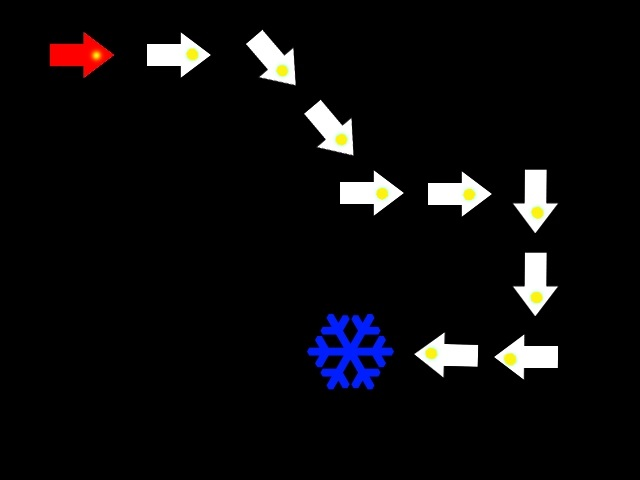
%> input picture Treasure_easy.jpg, 640 x 480 px
$ octave lab5_easy.m   (GNU Octave 9; MATLAB toolbox functions it lacks are replaced by stand-ins)
%> lines starting %> are read from the running program, lines starting %| are printed output that depends on the picture; in (x1, y1, x2, y2) boxes, pixels count from 0 and x2, y2 are one past the last pixel; in counts of white or black regions, pixels touching at a corner belong together; the program's own positions count from 1
### arrow_finder.m
function [arrow_ind,trea_ind]= arrow_finder(props)
%search and find all the objects that meet the condition
n_objects=numel(props);
arrow_ind=[];
trea_ind=[]
hold on;
for object_id = 1 : n_objects
    if  props(object_id).Area > 90 && props(object_id).Area < 2000
    arrow_ind=[arrow_ind; object_id];
    rectangle('Position', props(object_id).BoundingBox, 'EdgeColor', 'b');
    end
    if props(object_id).Area > 2000
    trea_ind=[trea_ind; object_id];
    end
end
hold off;
end

### lab5_easy.m
close all;
clear all;

%% Reading image
im = imread('Treasure_easy.jpg'); % Edit mode
%> im is the input picture: size 480x640x3 uint8; mean R, G, B 11.8, 10.9, 12.4
imshow(im);
pause;

%% Binarisation
bin_threshold = 0.09; % parameter to vary
bin_im = im2bw(im, bin_threshold);
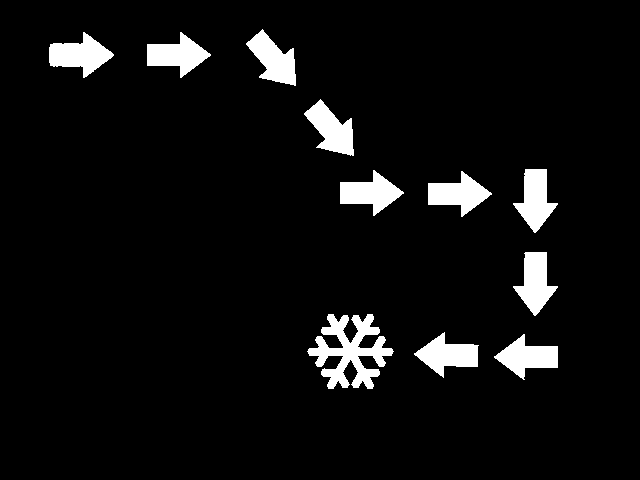
%> bin_im: size 480x640 logical; 5.9% white; 11 white regions
imshow(bin_im);
pause;

%% Extracting connected components
con_com = bwlabel(bin_im);
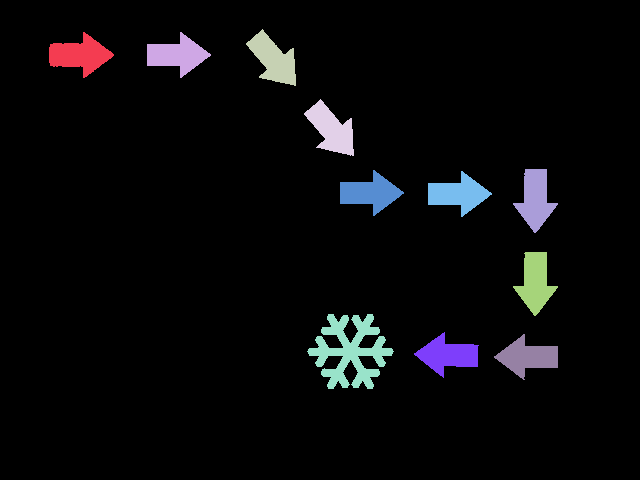
%> con_com: size 480x640 double; 12 distinct labels, from 0 to 11; one colour per label, 0 black
imshow(label2rgb(con_com));
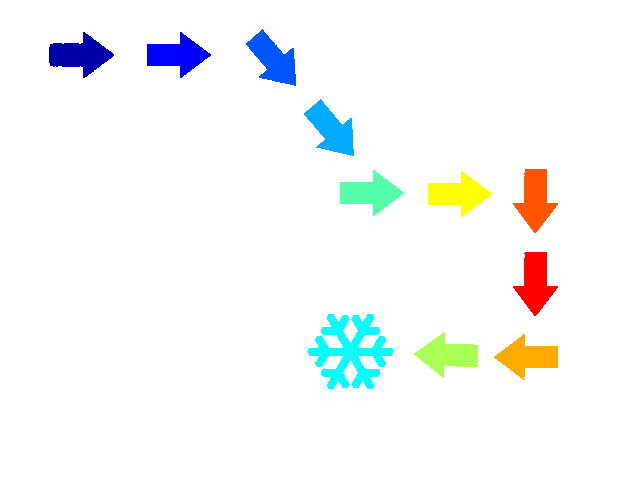
%> displayed picture: size 480x640x3, on the screen's scale of 0 to 255; mean R, G, B 246.2, 248.7, 248.4
pause;

%% Computing objects properties
props = regionprops(con_com);
%> props = 11 regions; largest, box (x1, y1, x2, y2), Area and Centroid: (307, 314, 394, 389) 3048 [351 352.1], (49, 32, 114, 78) 1567 [80.4 55.5], (513, 169, 558, 233) 1506 [536 199.8], (513, 252, 558, 316) 1505 [536 282.8], (246, 29, 296, 86) 1497 [274.2 60.2]

%% Drawing bounding boxes
n_objects = numel(props);
%> n_objects = 11
imshow(im);
hold on;
for object_id = 1 : n_objects
    rectangle('Position', props(object_id).BoundingBox, 'EdgeColor', 'b');
end
%> this loop made 11 passes
hold off;
pause;

%% Arrow/non-arrow determination
% You should develop a function arrow_finder, which returns the IDs of the arror objects.
% IDs are from the connected component analysis order. You may use any parameters for your function.

arrow_ind = arrow_finder(props);
%> the loop in arrow_finder, `for object_id = 1 : n_objects` made 11 passes
%> arrow_ind on passes 1, 2, 3, 4, 6, 7, 8, 9, 10, 11: 1, [1; 2], [1; 2; 3], [1; 2; 3; 4], [1; 2; 3; 4; 6], [1; 2; 3; 4; 6; 7], [1; 2; 3; 4; 6; 7; 8], [1; 2; 3; 4; 6; 7; 8; 9], [1; 2; 3; 4; 6; 7; 8; 9; 10], [1; 2; 3; 4; 6; 7; 8; 9; 10; 11]
%> trea_ind on pass 5: 5
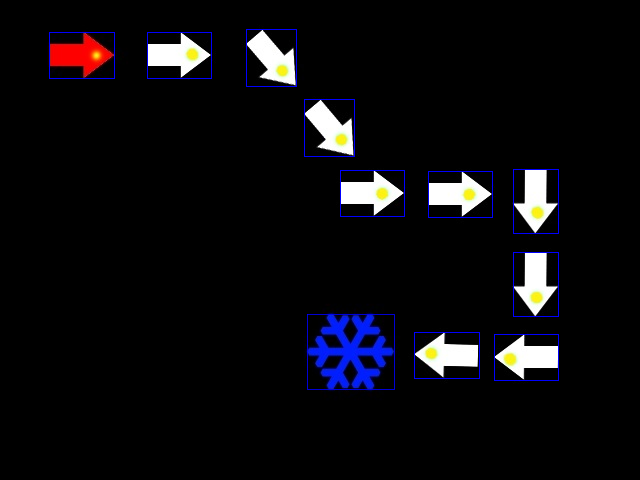
%> figure redrawn from the program's plot data
%> arrow_ind = [1; 2; 3; 4; 6; 7; 8; 9; 10; 11]

%% Finding red arrow
n_arrows = numel(arrow_ind);
%> n_arrows = 10
start_arrow_id = 0;
% check each arrow until find the red one
for arrow_num = 1 : n_arrows
    object_id = arrow_ind(arrow_num);    % determine the arrow id

    % extract colour of the centroid point of the current arrow
    centroid_colour = im(round(props(object_id).Centroid(2)), round(props(object_id).Centroid(1)), :);
    if centroid_colour(:, :, 1) > 240 && centroid_colour(:, :, 2) < 10 && centroid_colour(:, :, 3) < 10
	% the centroid point is red, memorise its id and break the loop
        start_arrow_id = object_id;
        break;
    end
end
%> this loop made 1 pass
%> (object_id, centroid_colour, start_arrow_id) on pass 1: (1, [254 0 0], 1)


%% Hunting
cur_object = start_arrow_id; % start from the red arrow
%> cur_object = 1
path = cur_object;
%> path = 1

% while the current object is an arrow, continue to search
i=0;
while ismember(cur_object, arrow_ind)
    % You should develop a function next_object_finder, which returns
    % the ID of the nearest object, which is pointed at by the current
    % arrow. You may use any other parameters for your function.
    i=i+1;
    %% Finding yellow pixels
    path(i) = cur_object;   %%next_easy function for easy test
%> (the run ends here)

$ run again, with Treasure_hard.jpg copied over Treasure_easy.jpg
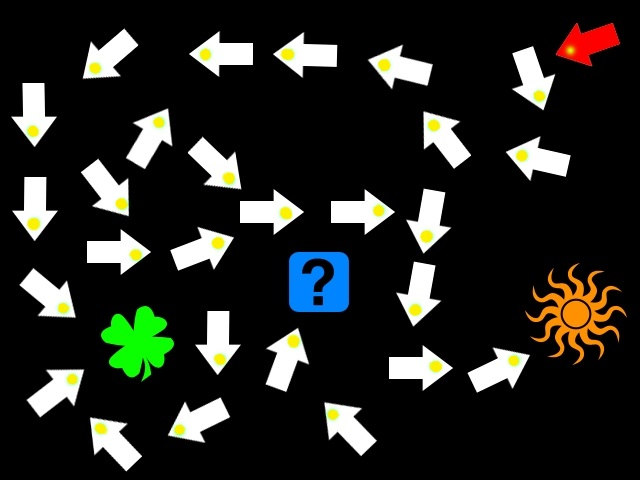
%> input picture Treasure_hard.jpg, 640 x 480 px
%> im is the input picture: size 480x640x3 uint8; mean R, G, B 36.3, 37.7, 32.8
%> bin_im: size 480x640 logical; 17.3% white; 31 white regions
%> con_com: size 480x640 double; 32 distinct labels, from 0 to 31
%> `imshow(label2rgb(con_com));`:
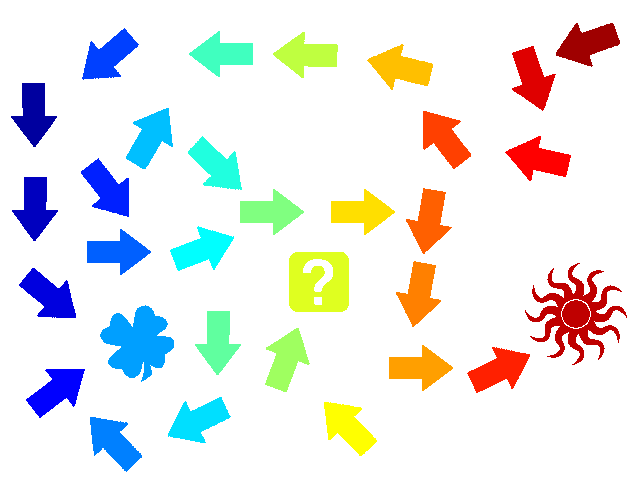
%> displayed picture: size 480x640x3, on the screen's scale of 0 to 255; mean R, G, B 232.1, 233.4, 231.4
%> props = 31 regions; largest, box (x1, y1, x2, y2), Area and Centroid: (525, 263, 627, 365) 3752 [576.5 314.5], (100, 305, 174, 382) 3364 [138.5 343.1], (289, 252, 349, 312) 3027 [319.4 283.5], (556, 23, 620, 67) 1581 [588.4 43.9], (367, 44, 433, 90) 1573 [401.5 68.4]
%> `n_objects = numel(props);`: n_objects = 31
%> the loop `for object_id = 1 : n_objects` made 31 passes
%> the loop in arrow_finder, `for object_id = 1 : n_objects` made 31 passes
%> arrow_ind on passes 1 to 8: 1, [1; 2], [1; 2; 3], [1; 2; 3; 4], [1; 2; 3; 4; 5], [1; 2; 3; 4; 5; 6], [1; 2; 3; 4; 5; 6; 7], [1; 2; 3; 4; 5; 6; 7; 8]
%> after the loop in arrow_finder, `for object_id = 1 : n_objects`: arrow_ind = 28 values from 1 to 31
%> `arrow_ind = arrow_finder(props);`:
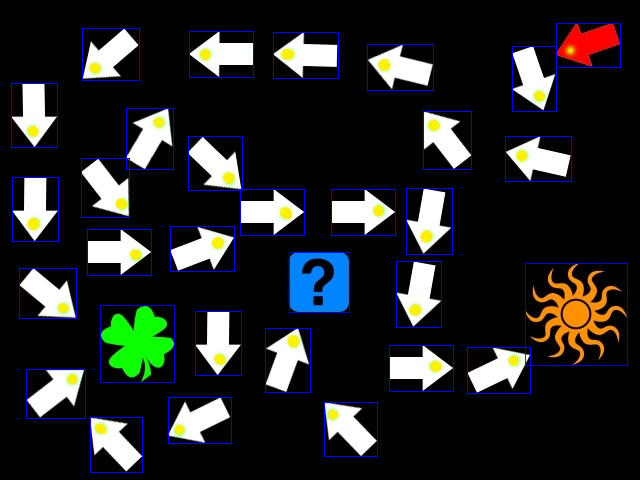
%> figure redrawn from the program's plot data
%> n_arrows = 28
%> the loop `for arrow_num = 1 : n_arrows` made 28 passes
%> (object_id, centroid_colour, start_arrow_id) on pass 28: (31, [248 3 2], 31)
%> cur_object = 31

$ run again, with Treasure_medium.jpg copied over Treasure_easy.jpg
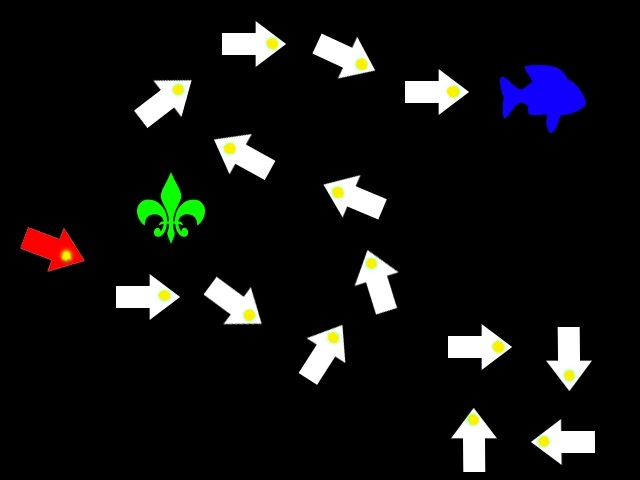
%> input picture Treasure_medium.jpg, 640 x 480 px
%> im is the input picture: size 480x640x3 uint8; mean R, G, B 18.2, 18.3, 18.3
%> bin_im: size 480x640 logical; 9.1% white; 17 white regions
%> con_com: size 480x640 double; 18 distinct labels, from 0 to 17
%> `imshow(label2rgb(con_com));`:
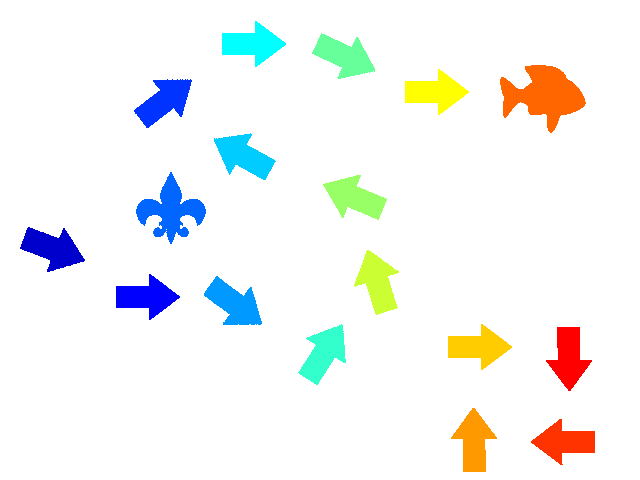
%> displayed picture: size 480x640x3, on the screen's scale of 0 to 255; mean R, G, B 243, 245.1, 243.4
%> props = 17 regions; largest, box (x1, y1, x2, y2), Area and Centroid: (500, 65, 586, 133) 3086 [544.8 95.3], (136, 172, 206, 244) 2123 [171.5 211.1], (20, 227, 85, 272) 1583 [52.9 249.1], (204, 276, 262, 325) 1569 [234.8 304.1], (354, 250, 399, 315) 1557 [378.2 283]
%> `n_objects = numel(props);`: n_objects = 17
%> the loop `for object_id = 1 : n_objects` made 17 passes
%> the loop in arrow_finder, `for object_id = 1 : n_objects` made 17 passes
%> arrow_ind on passes 1, 2, 3, 5, 6, 7, 8, 9: 1, [1; 2], [1; 2; 3], [1; 2; 3; 5], [1; 2; 3; 5; 6], [1; 2; 3; 5; 6; 7], [1; 2; 3; 5; 6; 7; 8], [1; 2; 3; 5; 6; 7; 8; 9]
%> `arrow_ind = arrow_finder(props);`:
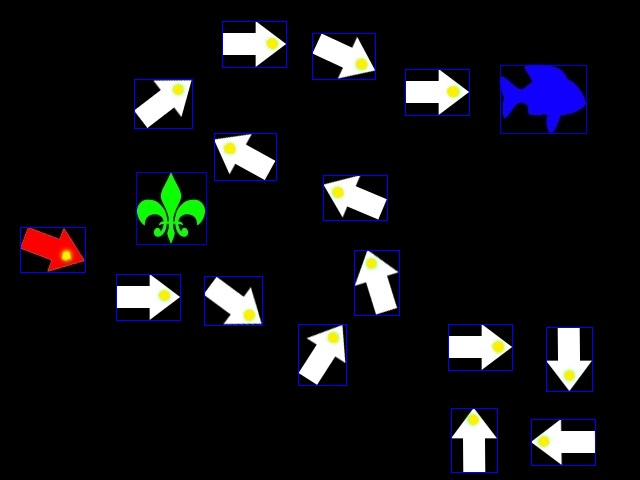
%> figure redrawn from the program's plot data
%> `arrow_ind = arrow_finder(props);`: arrow_ind = [1; 2; 3; 5; 6; 7; 8; 9; 10; 11; 12; 13; 14; 16; 17]
%> n_arrows = 15
%> the loop `for arrow_num = 1 : n_arrows` made 1 pass
%> (object_id, centroid_colour, start_arrow_id) on pass 1: (1, [254 0 0], 1)
%> cur_object = 1
